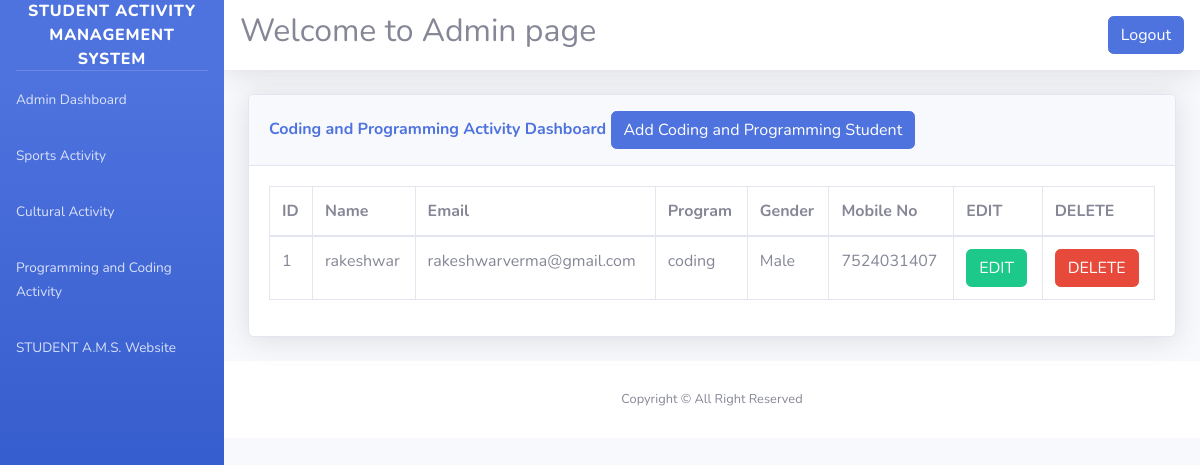
/admin/coding_register.php (signed in), run on the app's committed database.
### tables this page shows
CREATE TABLE `coding` (
  `id` int(100) NOT NULL,
  `name` varchar(100) NOT NULL,
  `email` varchar(100) NOT NULL,
  `program` varchar(100) NOT NULL,
  `gender` varchar(100) NOT NULL,
  `mobile` varchar(100) NOT NULL
);

### admin/coding_register.php (the view, shortened to what this page needs)
<?php
include('includes/header.php');
include('includes/navbar.php');
?>
<div class="container-fluid">
<div class="card shadow mb-4">
  <div class="card-header py-3">
    <h6 class="m-0 font-weight-bold text-primary">Coding and Programming Activity Dashboard
            <button type="button" class="btn btn-primary" data-toggle="modal" data-target="#addadminprofile">
              Add Coding and Programming Student
            </button>
    </h6>
  </div>
  <div class="card-body">
    <div class="table-responsive">
      <?php
                $connection=mysqli_connect("localhost","root","","adminpanel");
                $query = "SELECT * FROM coding";
                $query_run = mysqli_query($connection, $query);
      ?>
      <table class="table table-bordered" id="dataTable" width="100%" cellspacing="0">
        <thead>
          <tr>
            <th> ID </th>
            <th> Name </th>
            <th>Email </th>
            <th>Program</th>
            <th>Gender</th>
            <th>Mobile No</th>
            <th>EDIT </th>
            <th>DELETE </th>
          </tr>
        </thead>
        <tbody>
                  <?php
                        if(mysqli_num_rows($query_run) > 0)
                        {
                            while($row = mysqli_fetch_assoc($query_run))
                            {
                        ?>
                            <tr>
                                <td><?php  echo $row['id']; ?></td>
                                <td><?php  echo $row['name']; ?></td>
                                <td><?php  echo $row['email']; ?></td>
                                <td><?php  echo $row['program']; ?></td>
                                <td><?php  echo $row['gender']; ?></td>
                                <td><?php  echo $row['mobile']; ?></td>
                                <td>
                                    <form action="coding_edit.php" method="post">
                                        <button type="submit" name="coding_edit_btn" class="btn btn-success"> EDIT</button>
                                    </form>
                                </td>
                                <td>
                                    <form action="code.php" method="post">
                                        <button type="submit" name="coding_delete_btn" class="btn btn-danger"> DELETE</button>
                                    </form>
                                </td>
                            </tr>
                        <?php
                            }
                        }
                        else {
                            echo "No Record Found";
                        }
                  ?>
        </tbody>
      </table>
    </div>
  </div>
</div>
</div>
<?php
include('includes/footer.php');
?>

### data on the page
coding: id "1", name "rakeshwar", email "rakeshwarverma@gmail.com", program "coding", gender "Male", mobile "7524031407"
